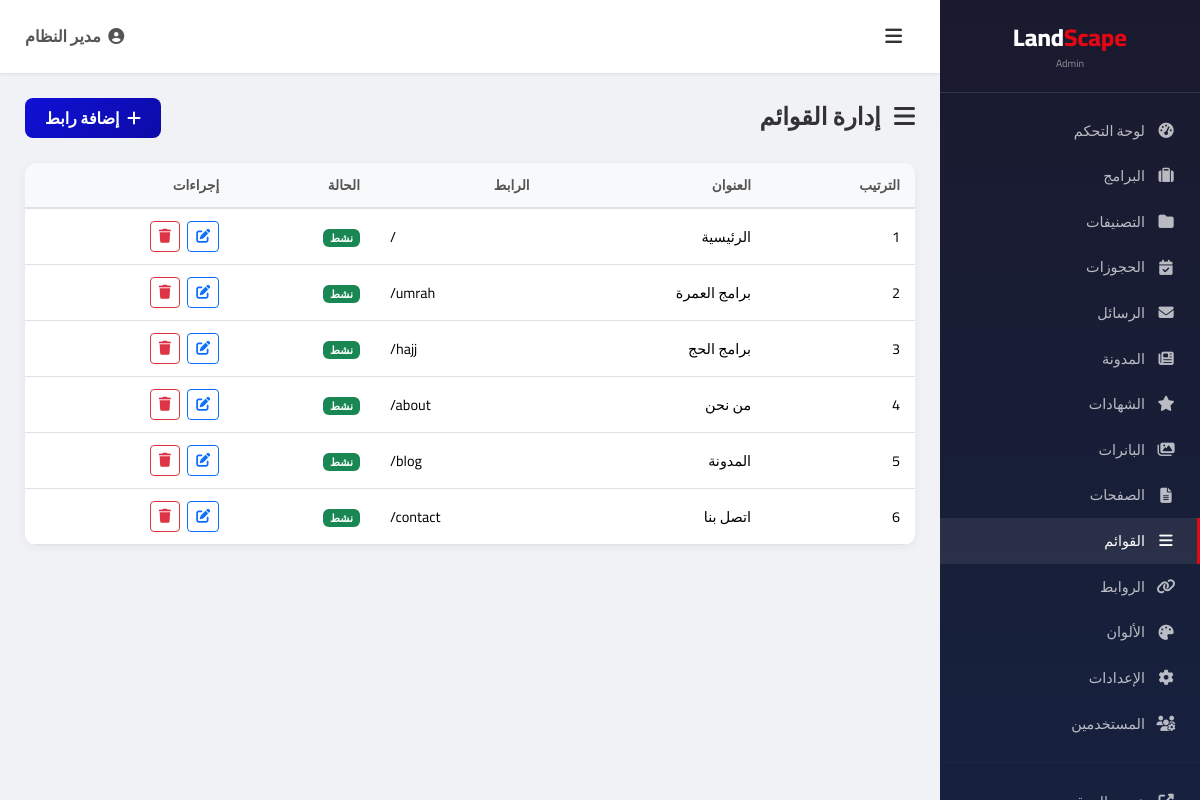
Screenshot of /admin/menus (signed in) with the database file from the repository.
### tables this page shows
CREATE TABLE `menus` (
    `id` INT AUTO_INCREMENT PRIMARY KEY,
    `title` VARCHAR(200) NOT NULL,
    `url` VARCHAR(500) NOT NULL,
    `parent_id` INT DEFAULT NULL,
    `sort_order` INT DEFAULT 0,
    `is_active` TINYINT(1) DEFAULT 1,
    `target` VARCHAR(20) DEFAULT '_self',
    `created_at` TIMESTAMP DEFAULT CURRENT_TIMESTAMP,
    `updated_at` TIMESTAMP DEFAULT CURRENT_TIMESTAMP ON UPDATE CURRENT_TIMESTAMP
);

### config/config.php (called while the page is built, shortened)
<?php
function clean(string $data): string {
    return htmlspecialchars(trim($data), ENT_QUOTES, 'UTF-8');
}

### admin/menus.php (the view, shortened to what this page needs)
<?php
$db = getDB();
$menus = $db->query("SELECT * FROM menus ORDER BY sort_order ASC")->fetchAll();
include __DIR__ . '/includes/header.php';
?>
<div class="admin-page-header">
    <h4><i class="fas fa-bars me-2"></i> إدارة القوائم</h4>
    <button class="btn btn-admin-primary" data-bs-toggle="modal" data-bs-target="#menuModal" onclick="document.getElementById('menuForm').reset(); document.getElementById('menuId').value=0;">
        <i class="fas fa-plus me-1"></i> إضافة رابط
    </button>
</div>
<div class="admin-table">
    <div class="table-responsive">
        <table class="table">
            <thead><tr><th>الترتيب</th><th>العنوان</th><th>الرابط</th><th>الحالة</th><th>إجراءات</th></tr></thead>
            <tbody>
                <?php foreach ($menus as $m): ?>
                <tr>
                    <td><?= $m['sort_order'] ?></td>
                    <td><?= clean($m['title']) ?></td>
                    <td dir="ltr"><?= clean($m['url']) ?></td>
                    <td><?= $m['is_active'] ? '<span class="badge bg-success">نشط</span>' : '<span class="badge bg-secondary">معطل</span>' ?></td>
                    <td>
                        <button class="btn btn-sm btn-outline-primary me-1" onclick="editMenu(<?= htmlspecialchars(json_encode($m)) ?>)"><i class="fas fa-edit"></i></button>
                        <a href="/admin/menus?delete=<?= $m['id'] ?>" class="btn btn-sm btn-outline-danger" onclick="return confirm('حذف؟')"><i class="fas fa-trash"></i></a>
                    </td>
                </tr>
                <?php endforeach; ?>
            </tbody>
        </table>
    </div>
</div>
<?php include __DIR__ . '/includes/footer.php'; ?>

### admin/includes/admin.css (style rules this page uses)
* { box-sizing: border-box; margin: 0; padding: 0; }
body { font-family: 'Cairo', sans-serif; background: #f0f2f5; color: #333; direction: rtl; }
.admin-table { background: #fff; border-radius: 12px; box-shadow: 0 2px 10px rgba(0,0,0,0.06); overflow: hidden; }
.admin-table .table { margin: 0; }
.admin-table .table th { background: #f8f9fa; font-weight: 700; font-size: 0.85rem; color: #555; border-bottom: 2px solid #dee2e6; padding: 12px 15px; }
.admin-table .table td { padding: 12px 15px; vertical-align: middle; font-size: 0.9rem; }
.admin-page-header { display: flex; justify-content: space-between; align-items: center; margin-bottom: 25px; }
.admin-page-header h4 { font-weight: 700; color: #333; margin: 0; }
.btn-admin-primary { background: linear-gradient(135deg, #1010D6, #0c0ca8); color: #fff; border: none; border-radius: 8px; padding: 8px 20px; font-weight: 600; font-family: 'Cairo', sans-serif; }

### rows the page displays
menus: sort_order "1", title "الرئيسية", url "/", is_active "نشط"
menus: sort_order "2", title "برامج العمرة", url "/umrah", is_active "نشط"
menus: sort_order "3", title "برامج الحج", url "/hajj", is_active "نشط"
menus: sort_order "4", title "من نحن", url "/about", is_active "نشط"
menus: sort_order "5", title "المدونة", url "/blog", is_active "نشط"
menus: sort_order "6", title "اتصل بنا", url "/contact", is_active "نشط"

### other values shown
$adminName "مدير النظام"
